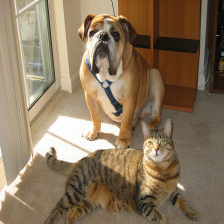
#> input picture python/Jupyter/keras/Activation_Map/test/test.jpg, 224 x 224 px, given in place of test.jpgSQUARE-01.png, which was not available
$ python -i Transforms.py   (imports and definitions only)
#> lines starting #> are read from the running program, lines starting #| are printed output that depends on the picture; pictures that were not available may be replaced by others from this repository, and a replacement may not be noted
import numpy as np
import cv2


class transforms():

    def __init__(self, path):
        self.setPath(path)


    def setPath(self, path):
        self.path = path
        self.SQUARE_image = cv2.imread(self.path + "SQUARE-01.png")
#> self.SQUARE_image is the input picture: shape (224, 224, 3); mean B, G, R 92.6, 116.8, 136.1
        self.resizeImage = []
        self.translateImage = []
        self.scaleRotationImage = []


    def resize(self, visible = True):
#> called with visible = False
        self.resizeImage = cv2.resize(self.SQUARE_image, (256, 256), interpolation=cv2.INTER_AREA)

        if visible:
            self.showImage("Resize", self.resizeImage)


    def translation(self, visible = True):
        if self.resizeImage == []:
            self.resize(False)

        M = np.float32([
            [1, 0,  0],
            [0, 1, 60]
        ])
        self.translateImage = cv2.warpAffine(self.resizeImage, M, (400, 300))
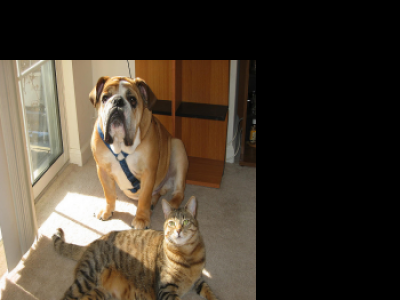
#> self.translateImage: shape (300, 400, 3); mean B, G, R 47.9, 60.4, 70.4

        if visible:
            self.showImage("translation", self.translateImage)


    def scaling_rotation(self, visible = True):
        if self.translateImage == []:
            self.translation(False)

        M = cv2.getRotationMatrix2D((128, 188), 10, 0.5)
        self.scaleRotationImage = cv2.warpAffine(self.translateImage, M, (400, 300))
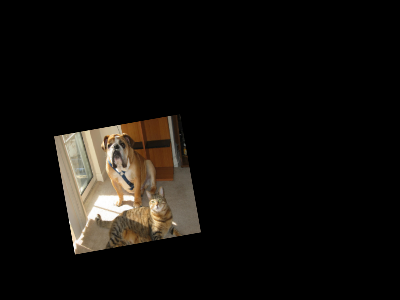
#> self.scaleRotationImage: shape (300, 400, 3); mean B, G, R 12, 15.1, 17.6

        if visible:
            self.showImage("scaling & rotation", self.scaleRotationImage)


    def shearing(self, visible = True):
        if self.scaleRotationImage == []:
            self.scaling_rotation(False)

        source = np.float32([[50,50], [200,50], [50,200]])
        destination = np.float32([[10,100], [200,50], [100,250]])
        M = cv2.getAffineTransform(source, destination)
        self.shearImage = cv2.warpAffine(self.scaleRotationImage, M, (400, 300))
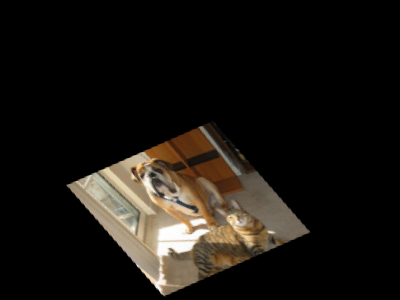
#> self.shearImage: shape (300, 400, 3); mean B, G, R 17.6, 22.2, 25.8

        if visible:
            self.showImage("shearing", self.shearImage)


    def showImage(self, title, image):
        cv2.imshow(title, image)
        cv2.waitKey(0)
        cv2.destroyAllWindows()

>>> result = transforms('../../../../Jupyter/keras/Activation_Map/test/test.jpg').shearing()
